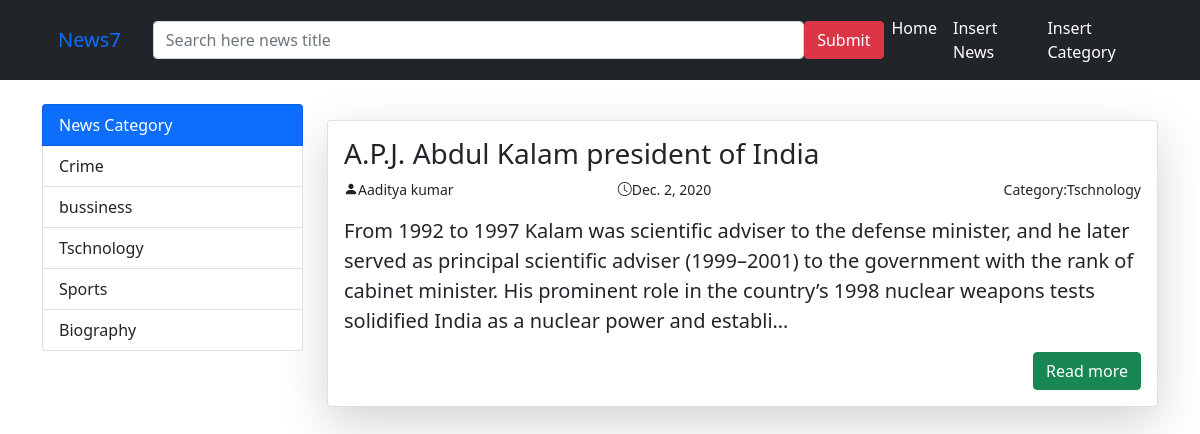
The page /selectCat/3/ on the database its author committed.
### vlog/models.py (models this page shows, shortened)
class Category(models.Model):
    cat_title=models.CharField(max_length=200)
    def __str__(self):
        return self.cat_title

class Posts(models.Model):
    title=models.CharField(max_length=200)
    author=models.CharField(max_length=100)
    content=models.TextField(blank=False)
    cat_id=models.ForeignKey(Category,on_delete=models.CASCADE,blank=True,null=True)
    date=models.DateField()

### vlog/views.py (the view)
# urls.py: path("selectCat/<int:id>/",selectCat,name="selectCat"),
def selectCat(r,id):
    a=Category.objects.get(pk=id)
    InsertPost=InsertPosts(r.POST or None)
    InsertCat=InsertCategory(r.POST or None)
    data={"CallingPosts":Posts.objects.filter(cat_id=a),
    "Insertpost":InsertPost,
    "Insertcat":InsertCat,
    "CallingCat":Category.objects.all(),
    }
    return render(r,"index.htm",data)

### vlog/forms.py
class InsertPosts(ModelForm):
    class Meta:
        model=Posts
        fields=["title","author","content","cat_id","date"]

class InsertCategory(ModelForm):
    class Meta:
        model=Category
        fields=["cat_title"]

### template/index.htm (shortened to what this page needs)
{% load crispy_forms_tags %}
<!DOCTYPE html>
<html lang="en">
<head>
    <link href="https://cdn.jsdelivr.net/npm/bootstrap@5.1.3/dist/css/bootstrap.min.css" rel="stylesheet">
    <link rel="stylesheet" href="https://cdn.jsdelivr.net/npm/bootstrap-icons@1.7.2/font/bootstrap-icons.css">
</head>
<body>
    <nav class="navbar navbar-expand-lg navbar-dark bg-dark">
        <div class="container">
            <div class="navbar-brand"><a href="{% url 'Post' %}" class="nav-link">News7</a></div>
        <form action=" {% url 'search' %}" method="get" class="d-flex">
           <input type="search" name="search" class="form-control" placeholder="Search here news title" size="70">
           <input type="submit" name="submit" class="btn btn-danger">
        </form>
        <ul class="navbar-nav">
            <li class="nav-item"><a href="{% url 'Post' %}" class="nav-link text-white">Home</a></li>
            <li class="nav-item"><a href="#insertnews" data-bs-toggle="modal" class="nav-link text-white">Insert News</a></li>
            <li class="nav-item"><a href="#insertcat" data-bs-toggle="modal" class="nav-link text-white">Insert Category </a></li>
        </ul>
    </div>
    </nav>
    <div class="container">
        <div class="row mt-4">
            <div class="col-3 ">
                <div class="list-group sticky-top">
                    <div class="list-group-item list-group-item-action bg-primary text-white">News Category</div>
                    {% for x in CallingCat %}
                    <a href="{% url 'selectCat' x.id %}" class="list-group-item list-group-item-action">{{ x.cat_title}}</a>
                   {% endfor %}
                </div>
            </div>
            <div class="col-9">
                {% if CallingPosts %}
                {% for i in CallingPosts %}
                <div class="card shadow-lg mt-3">
                    <div class="card-body">
                        <h2 class="h3 text-truncate">{{i.title}}</h2>
                        <div class="row">
                            <div class="col-4">
                                <p class="text-mutted small"><i class="bi bi-person-fill"></i>{{i.author}}</p>
                            </div>
                            <div class="col-4">
                                 <p class="text-mutted small"><i class="bi bi-clock"></i>{{ i.date}}</p>
                            </div>
                            <div class="col-4">
                                <p class="float-end text-mutted small">Category:{{ i.cat_id.cat_title}}</p>
                            </div>
                        </div>
                        <p class="lead">{{i.content|truncatechars:300}}</p>
                            <a href="{% url 'view' i.id %}" class="btn btn-success float-end">Read more</a>
                    </div>
                </div>
                {% endfor %}
                 {% else %}
                 <div class="card">
                     <div class="card-body">
                         <h2>sorry not found</h2>
                     </div>
                 </div>
                 {% endif %}
            </div>
        </div>
    </div>
</body>
</html>

### rows shown on the page
Category: cat_title "Crime"
Category: cat_title "bussiness"
Category: cat_title "Tschnology"
Category: cat_title "Sports"
Category: cat_title "Biography"
Posts: title "A.P.J. Abdul Kalam president of India", author "Aaditya kumar", date "Dec. 2, 2020", cat_id.cat_title "Tschnology", content "From 1992 to 1997 Kalam was scientific adviser to the defense minister, and he later served as principal scientific adviser (1999–2001) to the government with the rank of cabinet minister. His prominent role in the country’s 1998 nuclear weapons tests solidified India as a nuclear power and establi…"
